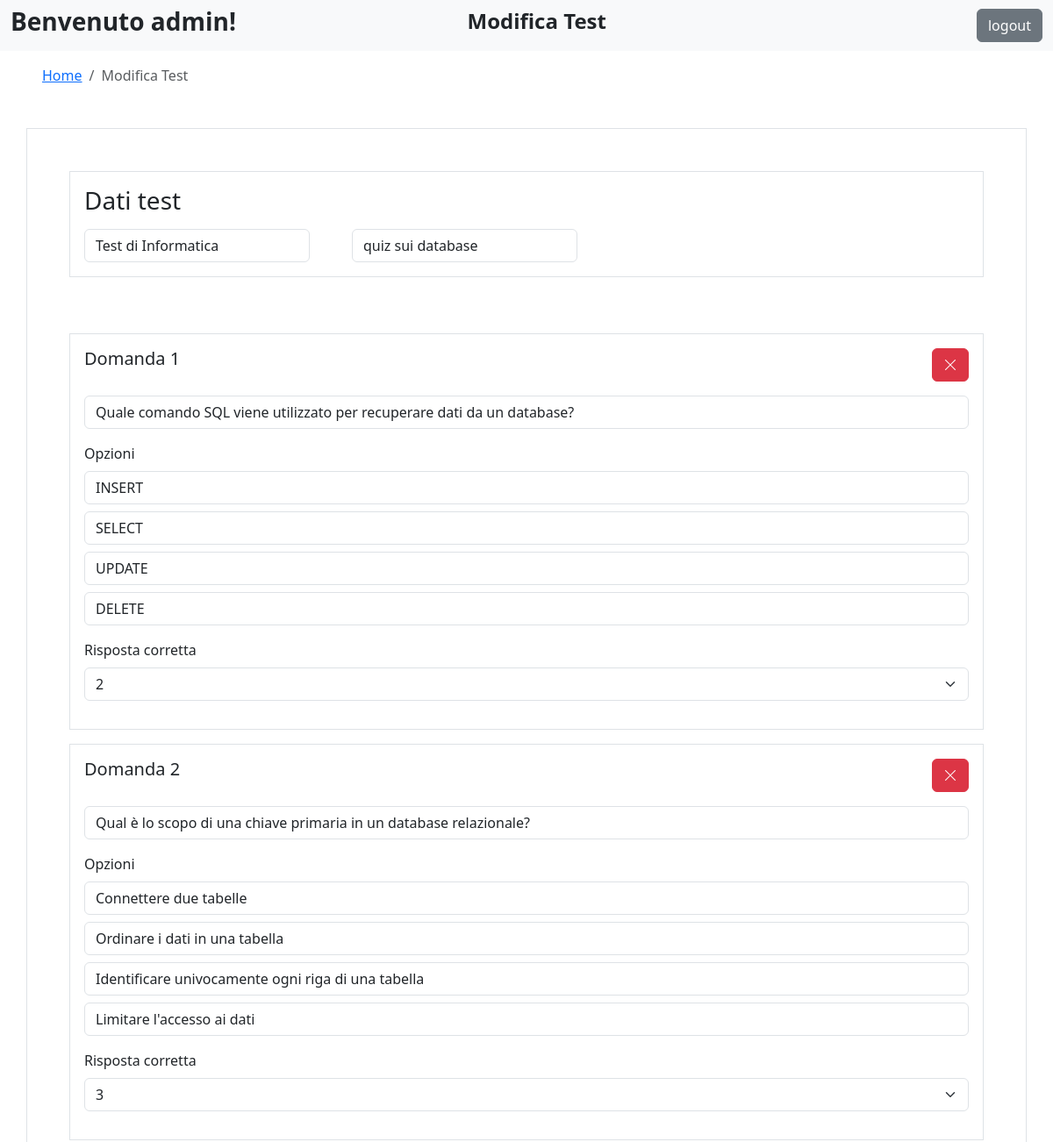
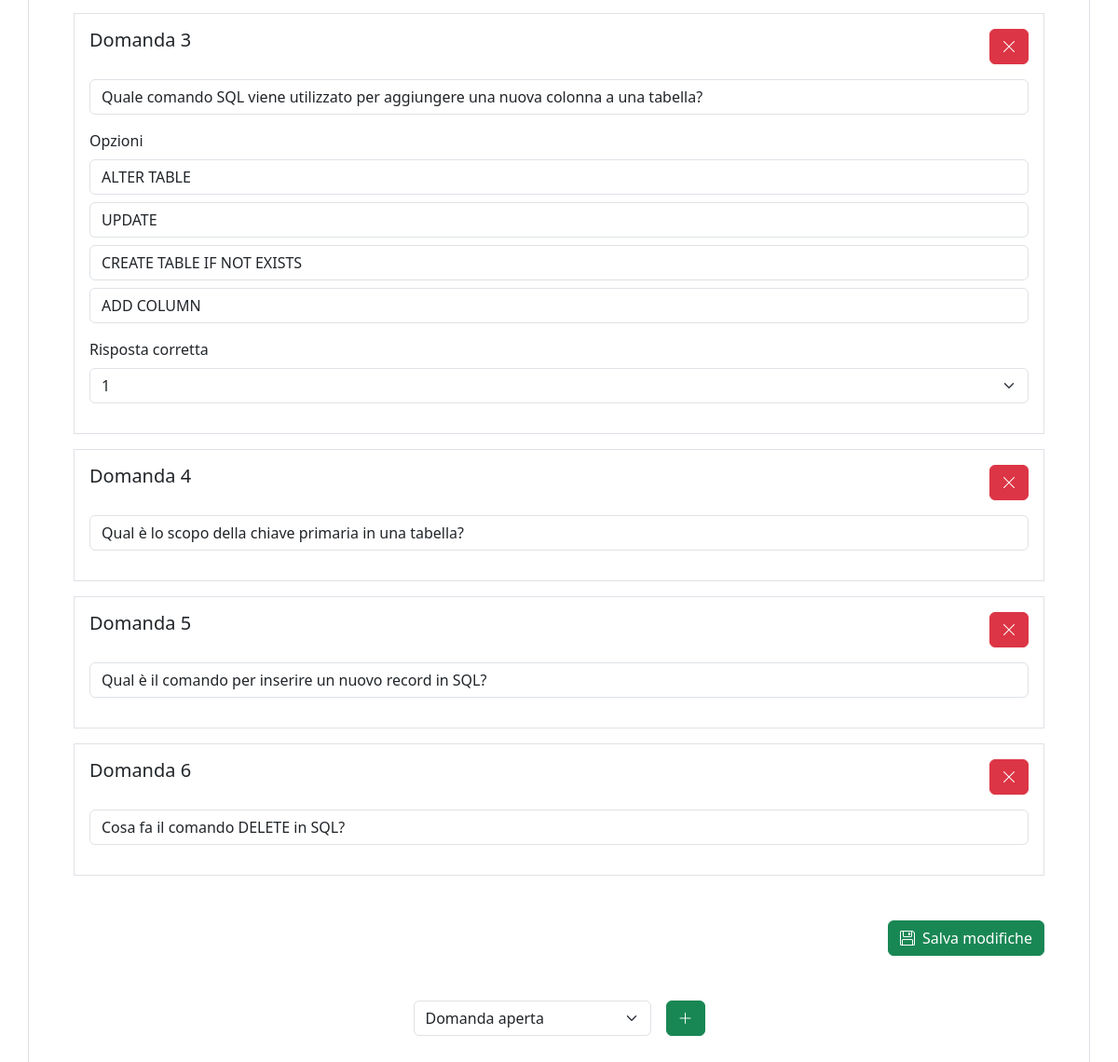
The app's page /modificaTest.php?id_test=1 (signed in) with its own data (2 pictures, top to bottom).
### tables this page shows
CREATE TABLE IF NOT EXISTS `test` (
  `id` int(11) NOT NULL,
  `titolo` varchar(255) NOT NULL,
  `descrizione` text DEFAULT NULL
);

CREATE TABLE IF NOT EXISTS `domanda` (
  `id` int(11) NOT NULL,
  `testo` varchar(2000) NOT NULL,
  `tipo` enum('multipla','aperta') DEFAULT NULL,
  `id_test` int(11) NOT NULL
);

CREATE TABLE IF NOT EXISTS `risposta` (
  `id` int(11) NOT NULL,
  `testo` varchar(2000) DEFAULT NULL,
  `corretta` tinyint(1) NOT NULL,
  `id_domanda` int(11) NOT NULL
);

### modificaTest.php (the view, shortened to what this page needs)
<?php
    include "include/db.php";
    $id_test=null;
    if ($_SERVER['REQUEST_METHOD'] === 'GET' && isset($_GET["id_test"])){
        $id_test = $_GET["id_test"];
    }else if($_SERVER['REQUEST_METHOD'] === 'POST' && isset($_POST["salva_modifiche"])){
        try {
            $id_test = $_POST["id_test"];
            $titolo = $_POST['titolo'];
            $descrizione = $_POST['descrizione'];
            $sql_update_test = "UPDATE test SET titolo = ?, descrizione = ? WHERE id = ?";
            $stmt = $conn->prepare($sql_update_test);
            $stmt->bind_param("ssi", $titolo, $descrizione, $id_test);
            $stmt->execute();
            $sql = "SELECT id FROM domanda WHERE id_test = ?";
            $stmt = $conn->prepare($sql);
            $stmt->bind_param("i", $id_test);
            $stmt->execute();
            $result = $stmt->get_result();
            $existing_question_ids = $result->fetch_all(MYSQLI_ASSOC);
            $submitted_ids = $_POST['domanda_ids'] ?? [];
            $existing_ids = array_column($existing_question_ids, 'id');
            $to_delete = array_diff($existing_ids, $submitted_ids);
            if (!empty($to_delete)) {
                $placeholders = implode(',', array_fill(0, count($to_delete), '?'));
                $sql_delete_questions = "DELETE FROM domanda WHERE id IN ($placeholders)";
                $stmt_delete = $conn->prepare($sql_delete_questions);
                $stmt_delete->bind_param(str_repeat('i', count($to_delete)), ...$to_delete);
                $stmt_delete->execute();
            }
            foreach ($_POST['tipo'] as $index => $tipo) {
                $question_id = $submitted_ids[$index] ?? null;
                $testo = $_POST["testo"][$index];
                if ($question_id) {
                    $sql_update_question = "UPDATE domanda SET testo = ?, tipo = ? WHERE id = ?";
                    $stmt_update_question = $conn->prepare($sql_update_question);
                    $stmt_update_question->bind_param("ssi", $testo, $tipo, $question_id);
                    $stmt_update_question->execute();
                } else {
                    $sql_insert_question = "INSERT INTO domanda (id_test, testo, tipo) VALUES (?, ?, ?)";
                    $stmt_insert_question = $conn->prepare($sql_insert_question);
                    $stmt_insert_question->bind_param("iss", $id_test, $testo, $tipo);
                    $stmt_insert_question->execute();
                    $question_id = $conn->insert_id;
                }
                if ($tipo === 'multipla') {
                    $sql_delete_options = "DELETE FROM risposta WHERE id_domanda = ?";
                    $stmt_delete_options = $conn->prepare($sql_delete_options);
                    $stmt_delete_options->bind_param("i", $question_id);
                    $stmt_delete_options->execute();
                    $op = $_POST['opzioni'][$index] ?? [[1=>""],[2=>""],[3=>""],[4=>""]];
                    foreach ($op as $option_index => $option_text) {
                        $is_correct = ($_POST['rispostaCorretta'][$index] == $option_index + 1) ? 1 : 0;
                        $sql_insert_option = "INSERT INTO risposta (id_domanda, testo, corretta) VALUES (?, ?, ?)";
                        $stmt_insert_option = $conn->prepare($sql_insert_option);
                        $stmt_insert_option->bind_param("isi", $question_id, $option_text, $is_correct);
                        $stmt_insert_option->execute();
                    }
                }
            }
            $_SESSION["testModificato"]=1;
            go_to("docenti.php");
        } catch (\Throwable $th) {
            $_SESSION["testModificato"]=0;
            go_to("docenti.php?testModificato=0");
        }
    }else{
        go_to("docenti.php");
        exit();
    }
    $sql = "SELECT * FROM test WHERE id = ?";
    $stmt = $conn->prepare($sql);
    $stmt->bind_param("i", $id_test);
    $stmt->execute();
    $result = $stmt->get_result();
    $test = $result->fetch_assoc();
    $sql_questions = "SELECT * FROM domanda WHERE id_test = ?";
    $stmt_questions = $conn->prepare($sql_questions);
    $stmt_questions->bind_param("i", $id_test);
    $stmt_questions->execute();
    $result_questions = $stmt_questions->get_result();
    $domande = $result_questions->fetch_all(MYSQLI_ASSOC);
    $sql_options = "SELECT * FROM risposta WHERE id_domanda IN (SELECT id FROM domanda WHERE id_test = ?)";
    $stmt_options = $conn->prepare($sql_options);
    $stmt_options->bind_param("i", $id_test);
    $stmt_options->execute();
    $result_options = $stmt_options->get_result();
    $opzioni = $result_options->fetch_all(MYSQLI_ASSOC);
    $grouped_options = [];
    foreach ($opzioni as $opzione) {
        $grouped_options[$opzione['id_domanda']][] = $opzione;
    }
?>
<!DOCTYPE html>
<html lang="en">
<head>
    <link rel="stylesheet" href="https://cdn.jsdelivr.net/npm/bootstrap@4.3.1/dist/css/bootstrap.min.css">
    <link href="https://cdn.jsdelivr.net/npm/bootstrap@5.3.0-alpha1/dist/css/bootstrap.min.css" rel="stylesheet">
    <link href="https://cdn.jsdelivr.net/npm/bootstrap-icons/font/bootstrap-icons.css" rel="stylesheet">
</head>
<body>
    <nav class="navbar navbar-expand-lg navbar-light bg-light">
        <div class="container-fluid d-flex justify-content-between">
            <h3 class="fw-bold">Benvenuto <?php echo $_SESSION["username"]; ?>!</h3>
            <h4 class="fw-bold text-center" style="transform: translateX(-50%);">Modifica Test</h4>
            <form class="d-flex" method="POST" action="php/do_logout.php">
                <input class="btn btn-secondary ms-auto" type="submit" id="logout" name="logout" value="logout">
            </form>
        </div>
    </nav>
    <div class="ms-5 mt-3">
    <nav aria-label="breadcrumb">
    <ol class="breadcrumb">
        <li class="breadcrumb-item"><a href="docenti.php">Home</a></li>
        <li class="breadcrumb-item active" aria-current="page">Modifica Test</li>
    </ol>
    </nav>
    </div>
    <div class="container mt-5 border p-5 d-flex flex-column gap-5">
        <form action="modificaTest.php" method="POST" class="d-flex flex-column gap-5">
            <div class="border p-3">
                <h3>Dati test</h3>
                <div class="d-flex gap-5 mt-3">
                    <div>
                        <input class="form-control" type="text" id="titolo" name="titolo" placeholder="Nome del test" required <?php echo 'value="'.$test["titolo"].'"';  ?>>
                    </div>
                    <div>
                        <input class="form-control" type="text" id="descrizione" name="descrizione" placeholder="Descrizione" <?php echo 'value="'.$test["descrizione"].'"';  ?>>
                    </div>
                </div>
            </div>
            <div class="domande-container">
                <?php foreach ($domande as $index => $domanda): ?>
                    <div class="border p-3 mt-3">
                        <div class="form-group">
                            <label for="domanda_<?php echo $index; ?>" class="d-flex justify-content-between">
                                <h5>Domanda <?php echo $index + 1; ?></h5>
                                <button type="button" class="btn btn-danger delete-question mb-2"><i class="bi bi-x-lg"></i></button>
                            </label>
                            <input type="text" class="form-control" name="testo[]" value="<?php echo htmlspecialchars($domanda['testo']); ?>" placeholder="Scrivi domanda">
                        </div>
                        <?php if ($domanda['tipo'] === 'multipla'): ?>
                            <div class="form-group mt-2">
                                <label>Opzioni</label>
                                <?php foreach ($grouped_options[$domanda['id']] as $i => $opzione): ?>
                                    <input type="text" class="form-control mb-2" name="opzioni[<?php echo $index; ?>][<?php echo $i; ?>]" value="<?php echo htmlspecialchars($opzione['testo']); ?>" placeholder="Opzione <?php echo $i + 1; ?>">
                                <?php endforeach; ?>
                            </div>
                            <div class="form-group mt-2">
                                <label for="risposta">Risposta corretta</label>
                                <select class="form-select" name="rispostaCorretta[<?php echo $index; ?>]">
                                    <?php foreach ($grouped_options[$domanda['id']] as $i => $opzione): ?>
                                        <option value="<?php echo $i + 1; ?>" <?php echo $opzione['corretta'] ? 'selected' : ''; ?>>
                                            <?php echo $i + 1; ?>
                                        </option>
                                    <?php endforeach; ?>
                                </select>
                            </div>
                        <?php endif; ?>
                    </div>
                <?php endforeach; ?>
            </div>
            <div class="ms-auto">
                <button class="btn btn-success my-auto" id="salva_modifiche" name="salva_modifiche"><i class="bi bi-floppy me-2"></i>Salva modifiche</button>
            </div>
        </form>
        <div class="d-flex justify-content-center gap-3">
            <select class="form-select" style="width: auto;" name="tipoNuovaDomanda" id="tipoNuovaDomanda">
                <option value="aperta">Domanda aperta</option>
            </select>
            <button class="btn btn-success my-auto" id="aggiungi-domanda"><i class="bi bi-plus-lg"></i></button>
        </div>
    </div>
</body>
</html>

### records on screen
test: titolo "Test di Informatica", descrizione "quiz sui database"
domanda: testo "Quale comando SQL viene utilizzato per recuperare dati da un database?"
risposta: testo "INSERT"
risposta: testo "SELECT"
risposta: testo "UPDATE"
risposta: testo "DELETE"
domanda: testo "Qual è lo scopo di una chiave primaria in un database relazionale?"
risposta: testo "Connettere due tabelle"
risposta: testo "Ordinare i dati in una tabella"
risposta: testo "Identificare univocamente ogni riga di una tabella"
risposta: testo "Limitare l'accesso ai dati"
domanda: testo "Quale comando SQL viene utilizzato per aggiungere una nuova colonna a una tabella?"
risposta: testo "ALTER TABLE"
risposta: testo "UPDATE"
risposta: testo "CREATE TABLE IF NOT EXISTS"
risposta: testo "ADD COLUMN"
domanda: testo "Qual è lo scopo della chiave primaria in una tabella?"
domanda: testo "Qual è il comando per inserire un nuovo record in SQL?"
domanda: testo "Cosa fa il comando DELETE in SQL?"

### other values on screen
$_SESSION["username"] "admin"
form field value "2"
form field value "3"
form field value "1"
